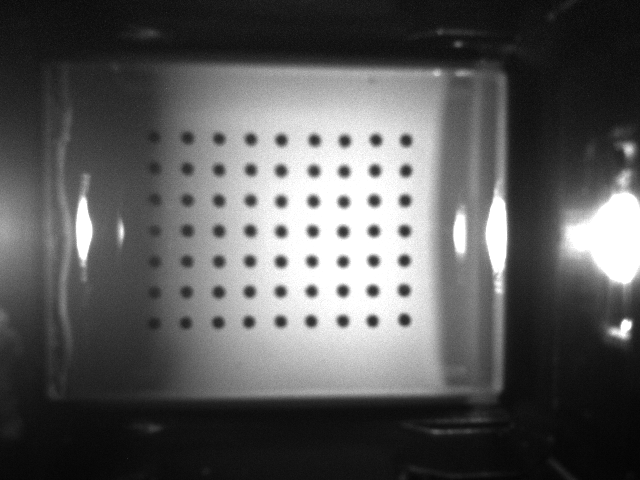
#> input picture nvbts/calib/image.png, 640 x 480 px
$ python -i experimental_marker_locations.py   (imports and definitions only)
#> lines starting #> are read from the running program, lines starting #| are printed output that depends on the picture
#!/usr/bin/python3


import json
import numpy as np
import cv2

def roundup(x):
    n = 9
    return np.ceil(x/n) * n

def experimental_marker_array():
    camera_matrix = np.array([[438.59222618,   0.,         323.89686632],
                            [  0.  ,       439.81991094, 240.11146683],
                            [0., 0., 1.]])
    distortion_coeffs = np.array([0.11232303654662454, -0.47277989637474027, -6.726553087628563e-05, 0.0005557680260483787, 0.5754486589853096])

    # blob detection from a still image
    img = cv2.imread("image.png")
#> img is the input picture: shape (480, 640, 3); min 2, max 255, mean 90.6
    img = cv2.undistort(img, camera_matrix, distortion_coeffs)
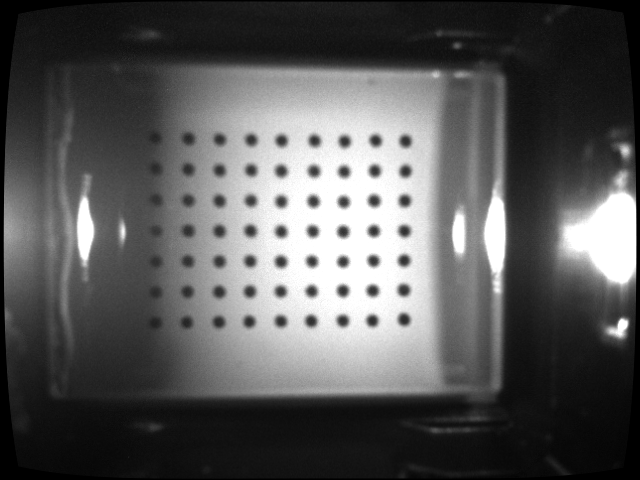
#> img: shape (480, 640, 3); min 0, max 255, mean 88.6

    gray = cv2.cvtColor(img, cv2.COLOR_BGR2GRAY)
    mask = np.zeros(img.shape[:2], np.uint8)
    mask[120:354, 140:430] = 1
    # masked_image = cv2.bitwise_and(frame, mask=mask)
    gray = gray * mask
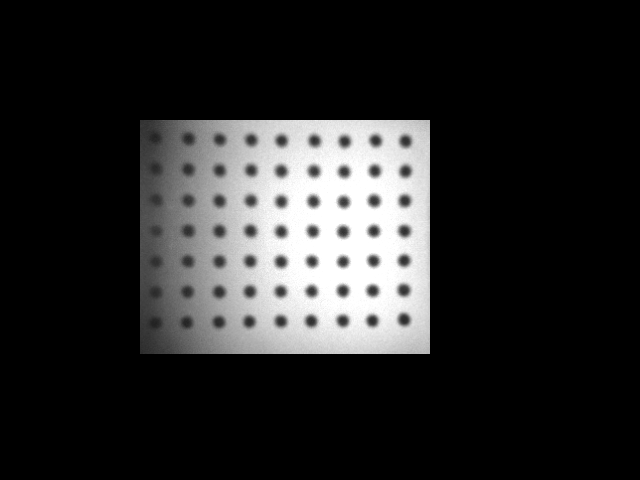
#> gray: shape (480, 640); min 0, max 255, mean 40.1

    rect = cv2.rectangle(img, (140,120), (430,354), (255,0,0))

    params = cv2.SimpleBlobDetector_Params()

#> (the run stopped early here; a loop or call above may not have finished)
